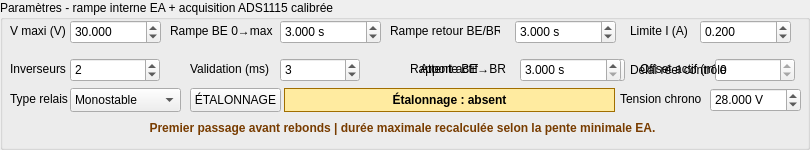
     <widget class="QGroupBox" name="groupBox_voltage_params">
      <property name="geometry">
       <rect>
        <x>10</x>
        <y>258</y>
        <width>810</width>
        <height>150</height>
       </rect>
      </property>
      <property name="title">
       <string>Paramètres - rampe interne EA + acquisition ADS1115 calibrée</string>
      </property>
      <widget class="QLabel" name="label_voltage_vmax">
       <property name="geometry">
        <rect>
         <x>10</x>
         <y>20</y>
         <width>90</width>
         <height>22</height>
        </rect>
       </property>
       <property name="text">
        <string>V maxi (V)</string>
       </property>
      </widget>
      <widget class="QDoubleSpinBox" name="doubleSpinBox_voltage_vmax">
       <property name="geometry">
        <rect>
         <x>70</x>
         <y>20</y>
         <width>91</width>
         <height>24</height>
        </rect>
       </property>
       <property name="decimals">
        <number>3</number>
       </property>
       <property name="minimum">
        <double>0.100000000000000</double>
       </property>
       <property name="maximum">
        <double>40.000000000000000</double>
       </property>
       <property name="value">
        <double>30.000000000000000</double>
       </property>
      </widget>
      <widget class="QLabel" name="label_voltage_ramp_up">
       <property name="geometry">
        <rect>
         <x>170</x>
         <y>20</y>
         <width>105</width>
         <height>22</height>
        </rect>
       </property>
       <property name="text">
        <string>Rampe BE 0→max</string>
       </property>
      </widget>
      <widget class="QDoubleSpinBox" name="doubleSpinBox_voltage_ramp_up_s">
       <property name="geometry">
        <rect>
         <x>280</x>
         <y>20</y>
         <width>101</width>
         <height>24</height>
        </rect>
       </property>
       <property name="toolTip">
        <string>Durée complète de la rampe EA. La mesure s'arrête dès le basculement : 12 V sur 0→20 V en 20 s est attendu vers 12 s. La durée maximale est recalculée automatiquement à partir de Vmax et de la pente minimale EA.</string>
       </property>
       <property name="suffix">
        <string> s</string>
       </property>
       <property name="decimals">
        <number>3</number>
       </property>
       <property name="minimum">
        <double>0.300000000000000</double>
       </property>
       <property name="maximum">
        <double>300.000000000000000</double>
       </property>
       <property name="singleStep">
        <double>0.100000000000000</double>
       </property>
       <property name="value">
        <double>3.000000000000000</double>
       </property>
      </widget>
      <widget class="QLabel" name="label_voltage_ramp_down">
       <property name="geometry">
        <rect>
         <x>390</x>
         <y>20</y>
         <width>110</width>
         <height>22</height>
        </rect>
       </property>
       <property name="text">
        <string>Rampe retour BE/BR</string>
       </property>
      </widget>
      <widget class="QDoubleSpinBox" name="doubleSpinBox_voltage_ramp_down_s">
       <property name="geometry">
        <rect>
         <x>515</x>
         <y>20</y>
         <width>101</width>
         <height>24</height>
        </rect>
       </property>
       <property name="toolTip">
        <string>Durée complète de la rampe EA. La mesure s'arrête dès le basculement : 12 V sur 0→20 V en 20 s est attendu vers 12 s. La durée maximale est recalculée automatiquement à partir de Vmax et de la pente minimale EA.</string>
       </property>
       <property name="suffix">
        <string> s</string>
       </property>
       <property name="decimals">
        <number>3</number>
       </property>
       <property name="minimum">
        <double>0.300000000000000</double>
       </property>
       <property name="maximum">
        <double>300.000000000000000</double>
       </property>
       <property name="singleStep">
        <double>0.100000000000000</double>
       </property>
       <property name="value">
        <double>3.000000000000000</double>
       </property>
      </widget>
      <widget class="QLabel" name="label_voltage_current">
       <property name="geometry">
        <rect>
         <x>630</x>
         <y>20</y>
         <width>71</width>
         <height>22</height>
        </rect>
       </property>
       <property name="text">
        <string>Limite I (A)</string>
       </property>
      </widget>
      <widget class="QDoubleSpinBox" name="doubleSpinBox_voltage_current_limit">
       <property name="geometry">
        <rect>
         <x>700</x>
         <y>20</y>
         <width>91</width>
         <height>24</height>
        </rect>
       </property>
       <property name="decimals">
        <number>3</number>
       </property>
       <property name="minimum">
        <double>0.001000000000000</double>
       </property>
       <property name="maximum">
        <double>4.000000000000000</double>
       </property>
       <property name="value">
        <double>0.200000000000000</double>
       </property>
      </widget>
      <widget class="QLabel" name="label_voltage_inv">
       <property name="geometry">
        <rect>
         <x>10</x>
         <y>58</y>
         <width>71</width>
         <height>22</height>
        </rect>
       </property>
       <property name="text">
        <string>Inverseurs</string>
       </property>
      </widget>
      <widget class="QSpinBox" name="spinBox_voltage_nb_inverseurs">
       <property name="geometry">
        <rect>
         <x>70</x>
         <y>58</y>
         <width>90</width>
         <height>24</height>
        </rect>
       </property>
       <property name="minimum">
        <number>1</number>
       </property>
       <property name="maximum">
        <number>4</number>
       </property>
       <property name="value">
        <number>2</number>
       </property>
      </widget>
      <widget class="QLabel" name="label_voltage_stable">
       <property name="geometry">
        <rect>
         <x>190</x>
         <y>58</y>
         <width>91</width>
         <height>22</height>
        </rect>
       </property>
       <property name="toolTip">
        <string>La validation stable confirme la mesure mais ne remplace jamais la tension capturée au premier passage.</string>
       </property>
       <property name="text">
        <string>Validation (ms)</string>
       </property>
      </widget>
      <widget class="QSpinBox" name="spinBox_voltage_stable_ms">
       <property name="geometry">
        <rect>
         <x>280</x>
         <y>58</y>
         <width>80</width>
         <height>24</height>
        </rect>
       </property>
       <property name="toolTip">
        <string>Durée de stabilité utilisée uniquement pour confirmer le transfert. La tension reste celle du premier passage complet, avant les rebonds.</string>
       </property>
       <property name="minimum">
        <number>1</number>
       </property>
       <property name="maximum">
        <number>50</number>
       </property>
       <property name="value">
        <number>3</number>
       </property>
      </widget>
      <widget class="QLabel" name="label_voltage_ratio">
       <property name="geometry">
        <rect>
         <x>410</x>
         <y>58</y>
         <width>110</width>
         <height>22</height>
        </rect>
       </property>
       <property name="visible">
        <bool>false</bool>
       </property>
       <property name="text">
        <string>Rapport actif</string>
       </property>
      </widget>
      <widget class="QDoubleSpinBox" name="doubleSpinBox_voltage_divider_ratio">
       <property name="geometry">
        <rect>
         <x>525</x>
         <y>58</y>
         <width>100</width>
         <height>24</height>
        </rect>
       </property>
       <property name="visible">
        <bool>false</bool>
       </property>
       <property name="readOnly">
        <bool>true</bool>
       </property>
       <property name="decimals">
        <number>6</number>
       </property>
       <property name="minimum">
        <double>1.000000000000000</double>
       </property>
       <property name="maximum">
        <double>100.000000000000000</double>
       </property>
       <property name="value">
        <double>12.818182000000000</double>
       </property>
      </widget>
      <widget class="QLabel" name="label_voltage_offset">
       <property name="geometry">
        <rect>
         <x>640</x>
         <y>58</y>
         <width>75</width>
         <height>22</height>
        </rect>
       </property>
       <property name="visible">
        <bool>false</bool>
       </property>
       <property name="text">
        <string>Offset actif (mV)</string>
       </property>
      </widget>
      <widget class="QSpinBox" name="spinBox_voltage_offset_mv">
       <property name="geometry">
        <rect>
         <x>715</x>
         <y>58</y>
         <width>80</width>
         <height>24</height>
        </rect>
       </property>
       <property name="visible">
        <bool>false</bool>
       </property>
       <property name="readOnly">
        <bool>true</bool>
       </property>
       <property name="minimum">
        <number>-500</number>
       </property>
       <property name="maximum">
        <number>500</number>
       </property>
       <property name="value">
        <number>0</number>
       </property>
      </widget>
      <widget class="QLabel" name="label_voltage_accuracy">
       <property name="geometry">
        <rect>
         <x>10</x>
         <y>116</y>
         <width>785</width>
         <height>24</height>
        </rect>
       </property>
       <property name="styleSheet">
        <string>color: rgb(120,60,0); font-weight: bold;</string>
       </property>
       <property name="text">
        <string>Premier passage avant rebonds | durée maximale recalculée selon la pente minimale EA.</string>
       </property>
       <property name="alignment">
        <set>Qt::AlignmentFlag::AlignCenter</set>
       </property>
      </widget>
      <widget class="QLabel" name="label_voltage_relay_type">
       <property name="geometry">
        <rect>
         <x>10</x>
         <y>88</y>
         <width>61</width>
         <height>22</height>
        </rect>
       </property>
       <property name="text">
        <string>Type relais</string>
       </property>
      </widget>
      <widget class="QComboBox" name="comboBox_voltage_relay_type">
       <property name="geometry">
        <rect>
         <x>70</x>
         <y>88</y>
         <width>111</width>
         <height>24</height>
        </rect>
       </property>
       <item>
        <property name="text">
         <string>Monostable</string>
        </property>
       </item>
       <item>
        <property name="text">
         <string>Bistable 2 bobines</string>
        </property>
       </item>
      </widget>
      <widget class="QPushButton" name="pushButton_voltage_open_calibration">
       <property name="geometry">
        <rect>
         <x>190</x>
         <y>88</y>
         <width>91</width>
         <height>24</height>
        </rect>
       </property>
       <property name="text">
        <string>ÉTALONNAGE</string>
       </property>
      </widget>
      <widget class="QLabel" name="label_voltage_calibration_summary">
       <property name="geometry">
        <rect>
         <x>284</x>
         <y>88</y>
         <width>331</width>
         <height>24</height>
        </rect>
       </property>
       <property name="styleSheet">
        <string>background-color: rgb(255,235,160); border: 1px solid rgb(160,110,0); font-weight: bold;</string>
       </property>
       <property name="text">
        <string>Étalonnage : absent</string>
       </property>
       <property name="alignment">
        <set>Qt::AlignmentFlag::AlignCenter</set>
       </property>
      </widget>
      <widget class="QLabel" name="label_voltage_interphase">
       <property name="geometry">
        <rect>
         <x>420</x>
         <y>58</y>
         <width>91</width>
         <height>22</height>
        </rect>
       </property>
       <property name="toolTip">
        <string>Temps demandé entre la fin de la première mesure et le démarrage effectif de la seconde rampe. Inclut la configuration obligatoire de l'alimentation EA.</string>
       </property>
       <property name="text">
        <string>Attente BE→BR</string>
       </property>
      </widget>
      <widget class="QDoubleSpinBox" name="doubleSpinBox_voltage_interphase_s">
       <property name="geometry">
        <rect>
         <x>520</x>
         <y>58</y>
         <width>101</width>
         <height>24</height>
        </rect>
       </property>
       <property name="toolTip">
        <string>Durée demandée entre les deux mesures. La valeur est mémorisée et figée au démarrage du cycle. Minimum 3,0 s.</string>
       </property>
       <property name="suffix">
        <string> s</string>
       </property>
       <property name="decimals">
        <number>3</number>
       </property>
       <property name="minimum">
        <double>3.000000000000000</double>
       </property>
       <property name="maximum">
        <double>120.000000000000000</double>
       </property>
       <property name="singleStep">
        <double>0.500000000000000</double>
       </property>
       <property name="value">
        <double>3.000000000000000</double>
       </property>
      </widget>
      <widget class="QLabel" name="label_voltage_interphase_note">
       <property name="geometry">
        <rect>
         <x>630</x>
         <y>58</y>
         <width>130</width>
         <height>24</height>
        </rect>
       </property>
       <property name="toolTip">
        <string>Le logiciel prépare la seconde rampe pendant ce délai puis la démarre à l'échéance demandée.</string>
       </property>
       <property name="text">
        <string>Délai réel contrôlé</string>
       </property>
      </widget>
      <widget class="QLabel" name="label_voltage_chrono_v">
       <property name="geometry">
        <rect>
         <x>620</x>
         <y>88</y>
         <width>95</width>
         <height>22</height>
        </rect>
       </property>
       <property name="toolTip">
        <string>Tension continue fournie automatiquement par l’alimentation EA pendant la chronométrie de MESURER TOUT.</string>
       </property>
       <property name="text">
        <string>Tension chrono</string>
       </property>
      </widget>
      <widget class="QDoubleSpinBox" name="doubleSpinBox_voltage_chrono_v">
       <property name="geometry">
        <rect>
         <x>710</x>
         <y>88</y>
         <width>91</width>
         <height>24</height>
        </rect>
       </property>
       <property name="toolTip">
        <string>Tension fixe de l’EA utilisée uniquement pour la chronométrie automatique après les rampes de tension.</string>
       </property>
       <property name="suffix">
        <string> V</string>
       </property>
       <property name="decimals">
        <number>3</number>
       </property>
       <property name="minimum">
        <double>0.100000000000000</double>
       </property>
       <property name="maximum">
        <double>40.000000000000000</double>
       </property>
       <property name="singleStep">
        <double>0.100000000000000</double>
       </property>
       <property name="value">
        <double>28.000000000000000</double>
       </property>
      </widget>
     </widget>
